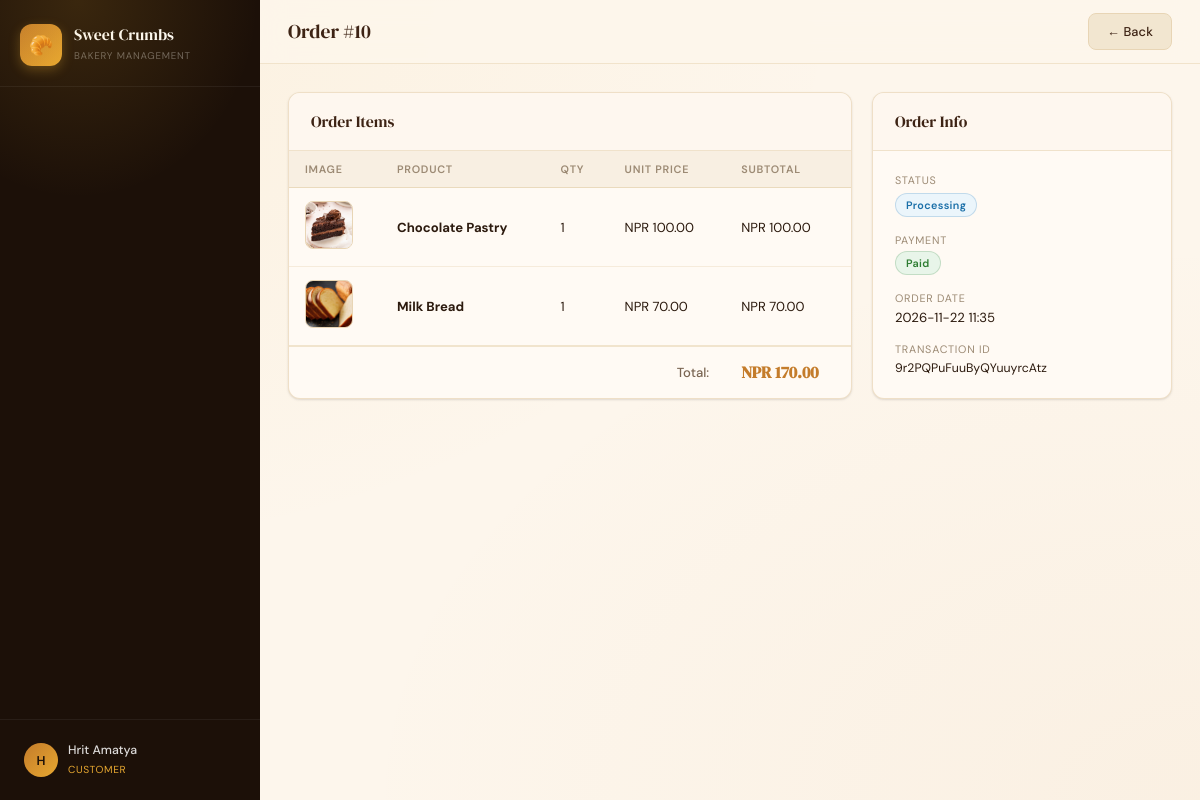
Screenshot of /customer/orders/10 (signed in) with the database file from the repository.
### tables this page shows
CREATE TABLE "order" (
                id INTEGER PRIMARY KEY AUTOINCREMENT,
                customer_id INTEGER NOT NULL,
                total_price REAL NOT NULL DEFAULT 0,
                status TEXT NOT NULL DEFAULT 'pending',
                order_date TEXT DEFAULT CURRENT_TIMESTAMP, payment_status TEXT NOT NULL DEFAULT 'unpaid', payment_method TEXT, payment_pidx TEXT, payment_txn_id TEXT, stock_restored INTEGER NOT NULL DEFAULT 0,
                FOREIGN KEY (customer_id) REFERENCES customer(id)
            );

CREATE TABLE order_item (
                id INTEGER PRIMARY KEY AUTOINCREMENT,
                order_id INTEGER NOT NULL,
                product_id INTEGER NOT NULL,
                quantity INTEGER NOT NULL,
                unit_price REAL NOT NULL,
                FOREIGN KEY (order_id) REFERENCES "order"(id),
                FOREIGN KEY (product_id) REFERENCES product(id)
            );

CREATE TABLE product (
                id INTEGER PRIMARY KEY AUTOINCREMENT,
                name TEXT NOT NULL,
                description TEXT,
                price REAL NOT NULL,
                stock_qty INTEGER NOT NULL DEFAULT 0,
                category_id INTEGER,
                image_path TEXT,
                created_at TEXT DEFAULT CURRENT_TIMESTAMP,
                FOREIGN KEY (category_id) REFERENCES category(id)
            );

### app.py (the view)
@app.route('/customer/orders/<int:oid>')
@customer_login_required
def customer_order_detail(oid):
    try:
        conn = get_db()
        order = conn.execute(
            'SELECT * FROM "order" WHERE id=? AND customer_id=?',
            (oid, session['customer_id'])).fetchone()
        if not order:
            conn.close()
            flash('Order not found.', 'danger')
            return redirect(url_for('customer_dashboard'))
        items = conn.execute(
            '''SELECT oi.*, p.name as product_name, p.image_path
               FROM order_item oi JOIN product p ON oi.product_id=p.id
               WHERE oi.order_id=?''', (oid,)).fetchall()
        conn.close()
        return render_template('customer_order_detail.html', order=order, items=items)
    except Exception as e:
        logger.error(f'Customer order detail error: {e}')
        flash('Error loading order.', 'danger')
        return redirect(url_for('customer_dashboard'))

### app.py (called while the page is built)
def get_db():
    try:
        conn = sqlite3.connect(DB_PATH)
        conn.row_factory = sqlite3.Row
        return conn
    except sqlite3.Error as e:
        logger.error(f'Database connection error: {e}')
        raise

def customer_login_required(f):
    @wraps(f)
    def decorated(*args, **kwargs):
        if 'customer_id' not in session:
            flash('Please log in to continue.', 'info')
            return redirect(url_for('customer_login'))
        return f(*args, **kwargs)
    return decorated

### templates/customer_order_detail.html (shortened to what this page needs)
{% extends 'base.html' %}
{% block page_title %}Order #{{ order.id }}{% endblock %}
{% block topbar_actions %}
  <a href="{{ url_for('customer_dashboard') }}" class="btn btn-secondary">← Back</a>
{% endblock %}
{% block content %}
<div style="display:grid;grid-template-columns:1fr 300px;gap:20px;align-items:start">
  <div class="card">
    <div class="card-header"><h2>Order Items</h2></div>
    <div class="table-wrap">
      <table>
        <thead>
          <tr><th>Image</th><th>Product</th><th>Qty</th><th>Unit Price</th><th>Subtotal</th></tr>
        </thead>
        <tbody>
          {% for item in items %}
          <tr>
            <td>
              {% if item.image_path %}
                <img src="{{ url_for('static', filename='uploads/' + item.image_path) }}" alt="{{ item.product_name }}" class="product-img">
              {% else %}
                <div class="product-img-placeholder">🍞</div>
              {% endif %}
            </td>
            <td><strong>{{ item.product_name }}</strong></td>
            <td>{{ item.quantity }}</td>
            <td>NPR {{ "%.2f"|format(item.unit_price) }}</td>
            <td>NPR {{ "%.2f"|format(item.quantity * item.unit_price) }}</td>
          </tr>
          {% endfor %}
        </tbody>
        <tfoot>
          <tr>
            <td colspan="4" style="text-align:right;color:var(--text-light);font-weight:500">Total:</td>
            <td><span class="order-total">NPR {{ "%.2f"|format(order.total_price) }}</span></td>
          </tr>
        </tfoot>
      </table>
    </div>
  </div>
  <div style="display:flex;flex-direction:column;gap:16px">
    <div class="card">
      <div class="card-header"><h2>Order Info</h2></div>
      <div class="card-body">
        <div style="margin-bottom:16px">
          <p style="font-size:0.72rem;text-transform:uppercase;letter-spacing:0.07em;color:var(--muted);margin-bottom:6px">Status</p>
          <span class="badge badge-{{ order.status }}">{{ order.status.title() }}</span>
        </div>
        <div style="margin-bottom:16px">
          <p style="font-size:0.72rem;text-transform:uppercase;letter-spacing:0.07em;color:var(--muted);margin-bottom:4px">Payment</p>
          <span class="badge badge-{{ order.payment_status }}">{{ (order.payment_status or 'unpaid')|title }}</span>
        </div>
        <div style="margin-bottom:16px">
          <p style="font-size:0.72rem;text-transform:uppercase;letter-spacing:0.07em;color:var(--muted);margin-bottom:4px">Order Date</p>
          <p style="font-size:0.88rem">{{ order.order_date[:16] }}</p>
        </div>
        {% if order.payment_txn_id %}
        <div>
          <p style="font-size:0.72rem;text-transform:uppercase;letter-spacing:0.07em;color:var(--muted);margin-bottom:4px">Transaction ID</p>
          <p style="font-size:0.82rem;word-break:break-all">{{ order.payment_txn_id }}</p>
        </div>
        {% endif %}
      </div>
    </div>
  </div>
</div>
{% endblock %}

### static/css/style.css (style rules this page uses)
:root { --espresso: #1C1008; --brown: #3D2314; --mocha: #6B3F22; --caramel: #C47C2B; --gold: #E8A830; --cream: #FDF6EC; --warm-white: #FFFAF4; --tan: #E8D5B5; --muted: #9C8A74; --text: #2C1A0E; --text-light: #7A6552; --success: #2E7D32; --success-bg: #E8F5E9; --danger: #C0392B; --danger-bg: #FDEDEC; --warning: #E67E22; --warning-bg: #FEF9E7; --info: #1565C0; --info-bg: #E3F2FD; --sidebar-w: 260px; --topbar-h: 64px; --radius: 12px; --radius-sm: 8px; --radius-lg: 18px; --shadow-sm: 0 1px 3px rgba(28, 16, 8, 0.08), 0 1px 2px rgba(28, 16, 8, 0.06); --shadow: 0 4px 16px rgba(28, 16, 8, 0.1), 0 2px 6px rgba(28, 16, 8, 0.06); --shadow-lg: 0 12px 40px rgba(28, 16, 8, 0.14), 0 4px 16px rgba(28, 16, 8, 0.08); --font-display: 'DM Serif Display', Georgia, serif; --font-body: 'DM Sans', system-ui, sans-serif; --transition: 0.2s cubic-bezier(0.4, 0, 0.2, 1); }
*, *::before, *::after { box-sizing: border-box; margin: 0; padding: 0; }
html { font-size: 15px; scroll-behavior: smooth; }
body { font-family: var(--font-body); background: var(--cream); color: var(--text); display: flex; min-height: 100vh; -webkit-font-smoothing: antialiased; background-image: radial-gradient(ellipse at 0% 0%, rgba(228, 168, 48, 0.07) 0%, transparent 50%), radial-gradient(ellipse at 100% 100%, rgba(196, 124, 43, 0.05) 0%, transparent 50%); }
.btn { display: inline-flex; align-items: center; gap: 6px; padding: 9px 18px; border-radius: var(--radius-sm); font-size: 0.85rem; font-weight: 500; font-family: var(--font-body); border: none; cursor: pointer; text-decoration: none; transition: all var(--transition); white-space: nowrap; letter-spacing: 0.01em; }
.btn-secondary { background: rgba(232, 213, 181, 0.5); color: var(--brown); border: 1px solid var(--tan); }
.card { background: var(--warm-white); border-radius: var(--radius); border: 1px solid rgba(232, 213, 181, 0.7); box-shadow: var(--shadow-sm); overflow: hidden; margin-bottom: 20px; }
.card-header { display: flex; align-items: center; justify-content: space-between; padding: 18px 22px; border-bottom: 1px solid rgba(232, 213, 181, 0.6); background: rgba(253, 246, 236, 0.5); }
.card-header h2 { font-family: var(--font-display); font-size: 1.05rem; font-weight: 400; color: var(--brown); }
.card-body { padding: 22px; }
.table-wrap { overflow-x: auto; -webkit-overflow-scrolling: touch; }
table { width: 100%; border-collapse: collapse; font-size: 0.875rem; }
thead th { background: rgba(232, 213, 181, 0.3); padding: 11px 16px; text-align: left; font-size: 0.72rem; font-weight: 600; text-transform: uppercase; letter-spacing: 0.07em; color: var(--muted); border-bottom: 1px solid rgba(232, 213, 181, 0.8); white-space: nowrap; }
tbody td { padding: 13px 16px; border-bottom: 1px solid rgba(232, 213, 181, 0.4); color: var(--text); vertical-align: middle; }
tbody tr:last-child td { border-bottom: none; }
tbody tr { transition: background var(--transition); }
tfoot td { padding: 14px 16px; border-top: 2px solid rgba(232, 213, 181, 0.6); font-weight: 600; }
.badge { display: inline-flex; align-items: center; gap: 4px; padding: 4px 10px; border-radius: 100px; font-size: 0.72rem; font-weight: 600; letter-spacing: 0.03em; white-space: nowrap; }
.badge-processing { background: #EBF5FB; color: #1A6FA8; border: 1px solid rgba(26, 111, 168, 0.2); }
.badge-paid { background: #e8f5e9; color: #2e7d32; border: 1px solid rgba(46, 125, 50, 0.2); }
.order-total { font-family: var(--font-display); font-size: 1.1rem; color: var(--caramel); }
.product-img { width: 48px; height: 48px; border-radius: 8px; object-fit: cover; border: 1px solid var(--tan); }
.content>* { animation: fadeIn 0.35s ease both; }
body { overflow-x: hidden; }

### rows the page displays
order: id "10", total_price "170.00", status "Processing", payment_status "Paid", order_date "2026-11-22 11:35", payment_txn_id "9r2PQPuFuuByQYuuyrcAtz"
order_item: image_path (picture), product_name "Chocolate Pastry", quantity "1", unit_price "100.00", item.quantity*item.unit_price "100.00"
order_item: image_path (picture), product_name "Milk Bread", quantity "1", unit_price "70.00", item.quantity*item.unit_price "70.00"

### other values shown
{{ session.get('name','?')[0].upper() }} "H"
{{ session.get('name','User') }} "Hrit Amatya"
{{ session.get('role','staff').title() }} "CUSTOMER"
